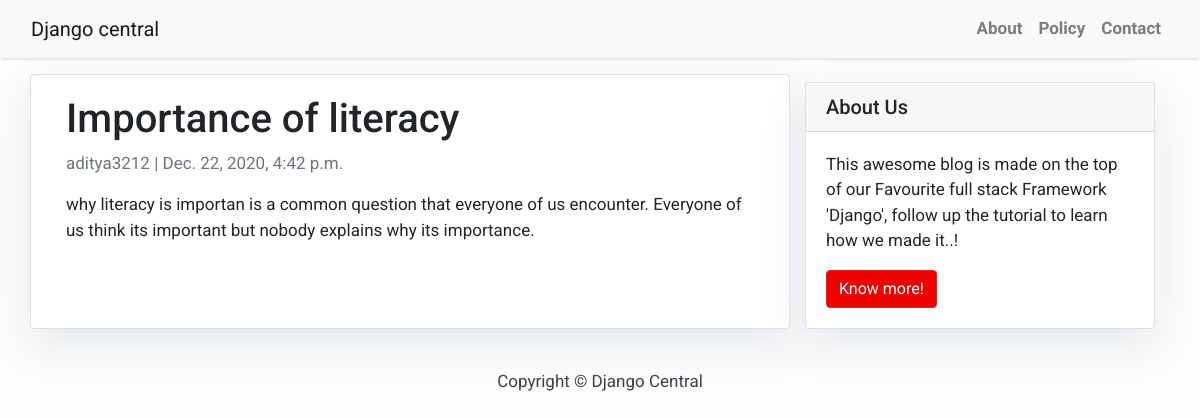
Page /literacy/ on the committed database.
### postt/models.py (models this page shows, shortened)
class Post(models.Model):
    title = models.CharField(max_length=200, unique=True)
    slug = models.SlugField(max_length=200, unique=True)
    author = models.ForeignKey(User, on_delete= models.CASCADE,related_name='blog_posts')
    updated_on = models.DateTimeField(auto_now= True)
    content = models.TextField()
    created_on = models.DateTimeField(auto_now_add=True)
    class Meta:
        ordering = ['-created_on']

### postt/views.py (the view)
# urls.py: path('<slug:slug>/',views.PostDetail.as_view(),name='post_detail'),
class PostDetail(generic.DetailView):
    model=Post
    template_name='post_detail.html'

### templates/post_detail.html
{% extends 'base.html' %} {% block content %}
<div class="container">
  <div class="row">
    <div class="col-md-8 card mb-4  mt-3 left  top">
      <div class="card-body">
        <h1>{% block title %} {{ object.title }} {% endblock title %}</h1>
        <p class=" text-muted">{{ post.author }} | {{ post.created_on }}</p>
        <p class="card-text ">{{ object.content | safe }}</p>
      </div>
    </div>
    {% block sidebar %} {% include 'sidebar.html' %} {% endblock sidebar %}
  </div>
</div>
{% endblock content %}

### templates/base.html (style rules this page uses)
body { font-family: "Roboto", sans-serif; font-size: 17px; background-color: #fdfdfd; }

### templates/sidebar.html (style rules this page uses)
.card { box-shadow: 0 16px 48px #E3E7EB; }

### rows in the picture
Post: title "Importance of literacy", author "aditya3212", created_on "Dec. 22, 2020, 4:42 p.m.", content "why literacy is importan is a common question that everyone of us encounter. Everyone of us think its important but nobody explains why its importance."
